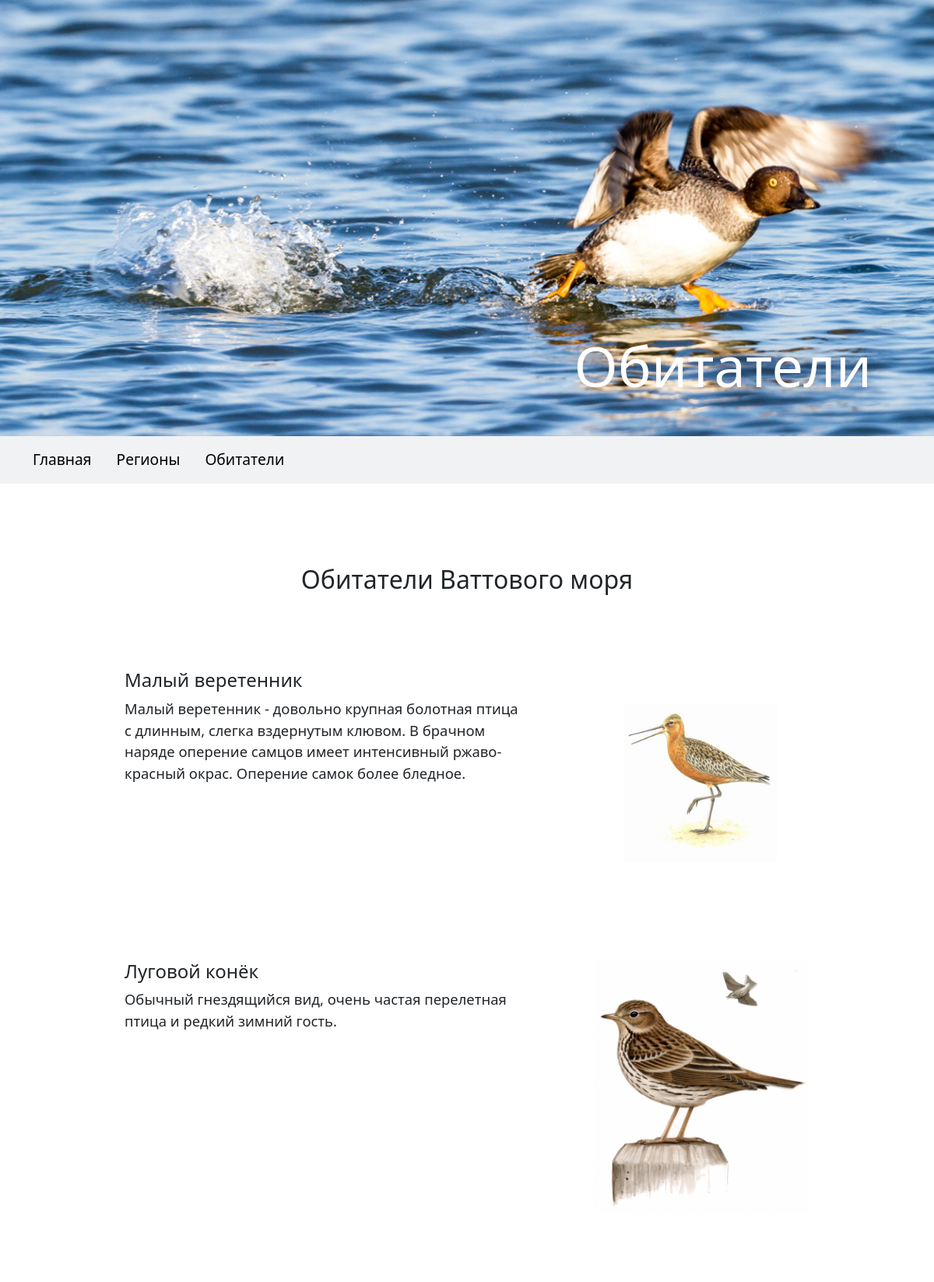
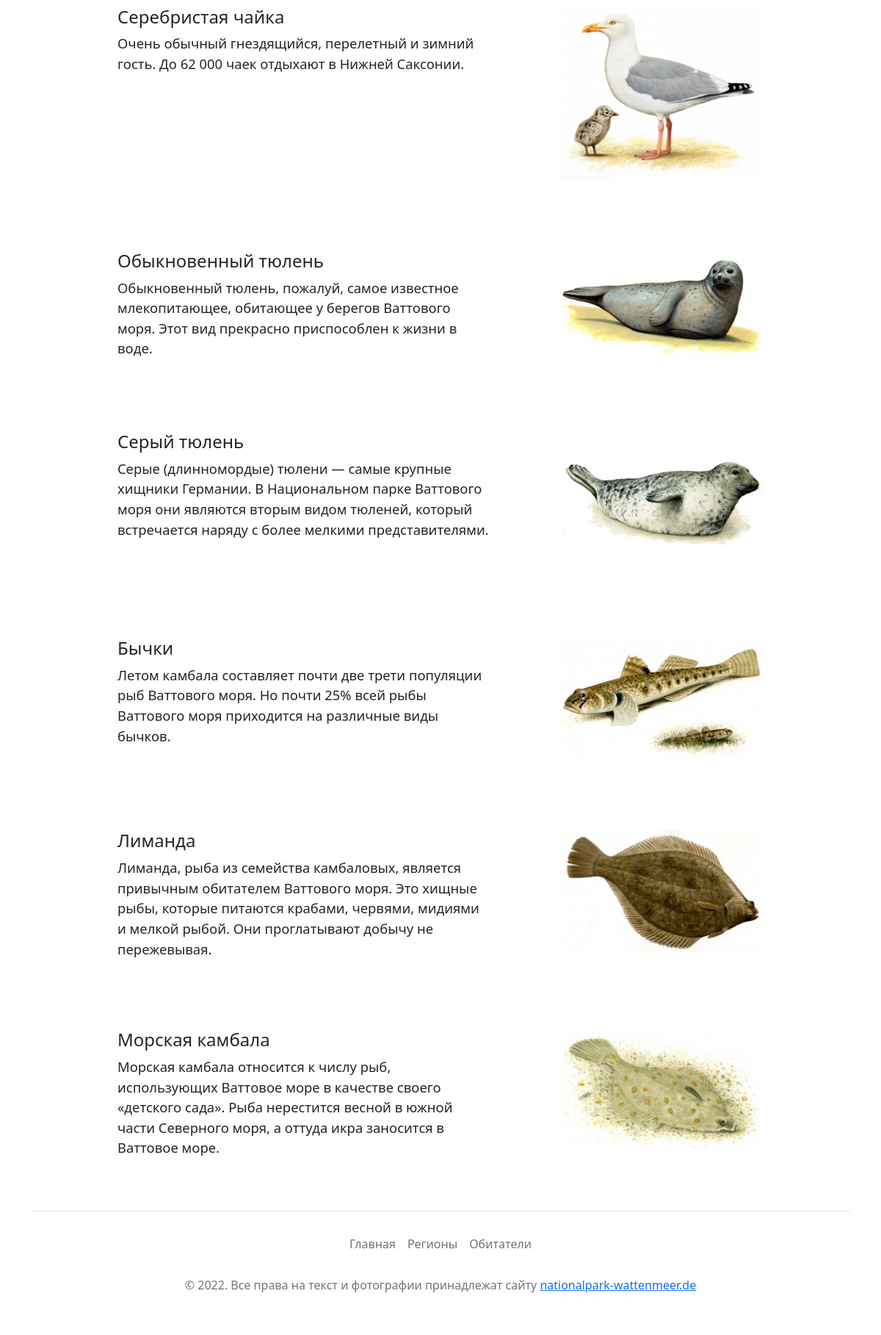
The app's page /species/ with its own data (2 pictures, top to bottom).
### waddensea/models.py (models this page shows, shortened)
class Species(models.Model):
    name = models.CharField(
        max_length=150,
        verbose_name='Название'
    )
    latin_name = models.CharField(
        max_length=150,
        verbose_name='Латинское название'
    )
    short_desc = models.TextField(
        'Краткое описание'
    )
    desc = models.TextField(
        'Полное описание'
    )
    category = models.ForeignKey(
        Category,
        on_delete=models.CASCADE,
        verbose_name='Категория'
    )
    region = models.ManyToManyField(
        Region,
        blank=True,
        verbose_name='Регион'
    )
    image = models.ImageField(
        upload_to=base_image_path
    )
    slug = models.SlugField(
        max_length=255,
        unique=True,
        db_index=True,
        verbose_name='URL'
    )
    publication_date = models.DateField(
        default=date.today,
        verbose_name='Дата'
    )
    def get_absolute_url(self):
        return reverse('specie', kwargs = {'category_slug': self.category.slug, 'specie_slug': self.slug})

### waddensea/views.py (the view)
# urls.py: path('species/', views.species_list, name='species'),
def species_list(request):
    species = Species.objects.all()
    return render(request, 'waddensea/species.html', {'species': species})

### waddensea/templates/waddensea/species.html (shortened to what this page needs)
{% extends "waddensea/base.html" %}
{% block header %}
    <header class="ws-header species-bg d-flex justify-content-end align-items-end">
      <div class="header-title text-white">
        <h1 class="display-2">Обитатели</h1>
      </div>
    </header>
{% endblock %}
{% block content %}
    <main class="container cards-container">
      <h2 class="mb-5 text-center">Обитатели Ваттового моря</h2>
      <div class="catalogue-cards m-auto">
        {% for sp in species %}
        <div class="card border-0 mx-md-5">
          <a href="{{ sp.get_absolute_url }}">
            <div class="row p-md-5 p-4">
              <div class="col-md-8">
                <div class="card-body">
                  <h4 class="card-title">{{ sp.name }}</h4>
                  <p class="card-text d-md-block d-none">{{ sp.short_desc }}</p>
                </div>
              </div>
              <div class="col-md-4">
                <img src="{{ sp.image.url }}" class="img-fluid rounded" alt="{{ sp.name }}">
              </div>
            </div>
          </a>
        </div>
        {% endfor %}
      </div>
    </main>
{% endblock %}

### waddensea/static/css/base.css (style rules this page uses)
.ws-header { background-repeat: no-repeat; background-position: 80% 80%; background-size: cover; height: 50vh; }
@media (min-width: 768px) { .ws-header { background-position: 50% 80%; height: 70vh; } }
.ws-header.species-bg { background-image: url(../images/species_header.jpg); }
.header-title { padding: 0 5rem 2.5rem 3rem; }
main p, main ol li, main ul li { font-size: 1.2rem; }
.cards-container .card-body { padding: 0 4.5rem 0 0; }
.cards-container .card-text { font-size: 1.15rem; }
.cards-container a { color: inherit; text-decoration: none; }
.catalogue-cards { max-width: 1072px; }

### records on screen
Species: name "Малый веретенник", short_desc "Малый веретенник - довольно крупная болотная птица с длинным, слегка вздернутым клювом. В брачном наряде оперение самцов имеет интенсивный ржаво-красный окрас. Оперение самок более бледное.", image (picture)
Species: name "Луговой конёк", short_desc "Обычный гнездящийся вид, очень частая перелетная птица и редкий зимний гость.", image (picture)
Species: name "Серебристая чайка", short_desc "Очень обычный гнездящийся, перелетный и зимний гость. До 62 000 чаек отдыхают в Нижней Саксонии.", image (picture)
Species: name "Обыкновенный тюлень", short_desc "Обыкновенный тюлень, пожалуй, самое известное млекопитающее, обитающее у берегов Ваттового моря. Этот вид прекрасно приспособлен к жизни в воде.", image (picture)
Species: name "Серый тюлень", short_desc "Серые (длинномордые) тюлени — самые крупные хищники Германии. В Национальном парке Ваттового моря они являются вторым видом тюленей, который встречается наряду с более мелкими представителями.", image (picture)
Species: name "Бычки", short_desc "Летом камбала составляет почти две трети популяции рыб Ваттового моря. Но почти 25% всей рыбы Ваттового моря приходится на различные виды бычков.", image (picture)
Species: name "Лиманда", short_desc "Лиманда, рыба из семейства камбаловых, является привычным обитателем Ваттового моря. Это хищные рыбы, которые питаются крабами, червями, мидиями и мелкой рыбой. Они проглатывают добычу не пережевывая.", image (picture)
Species: name "Морская камбала", short_desc "Морская камбала относится к числу рыб, использующих Ваттовое море в качестве своего «детского сада». Рыба нерестится весной в южной части Северного моря, а оттуда икра заносится в Ваттовое море.", image (picture)
